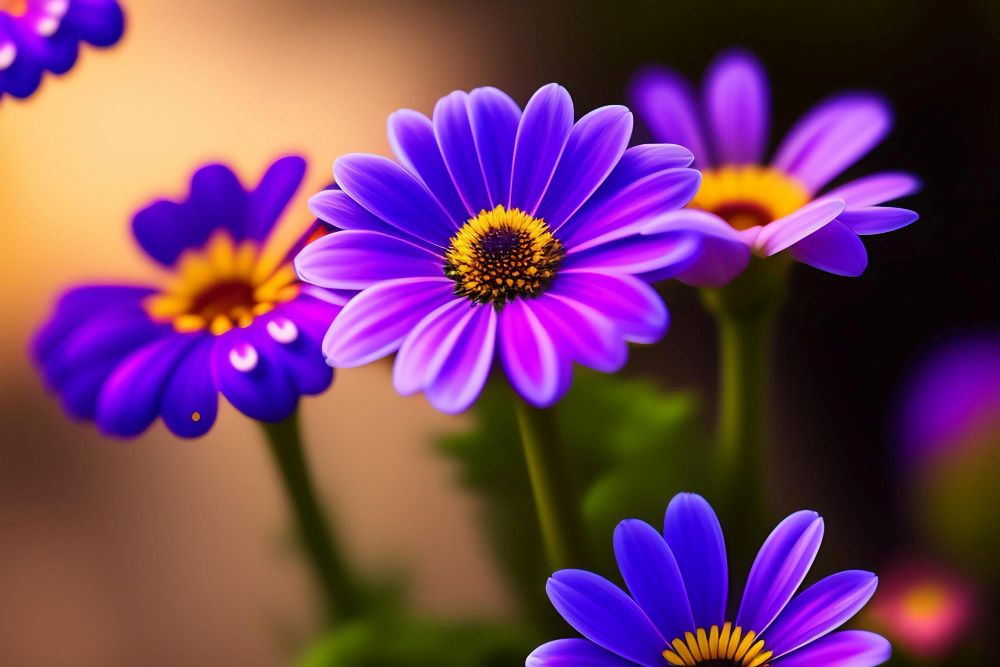
#> input picture Week3_220962105/flower.jpg, 1000 x 667 px
$ python Gaussian_Box.py
#> lines starting #> are read from the running program, lines starting #| are printed output that depends on the picture
import cv2
import numpy as np


def apply_kernel(image, kernel):
    rows, cols = image.shape
    ksize = kernel.shape[0]
    pad = ksize // 2

    padded_image = np.pad(image, ((pad, pad), (pad, pad)), mode='constant', constant_values=0)

    output = np.zeros_like(image, dtype=np.float64)

    for i in range(rows):
        for j in range(cols):
            region = padded_image[i:i + ksize, j:j + ksize]
            output[i, j] = np.sum(region * kernel)

    return output


def box_filter(image, kernel_size):
    box_kernel = np.ones((kernel_size, kernel_size), dtype=np.float64) / (kernel_size * kernel_size)
    return apply_kernel(image, box_kernel)


def gaussian_filter(image, kernel_size, sigma):
    ax = np.arange(-kernel_size // 2 + 1., kernel_size // 2 + 1.)
    xx, yy = np.meshgrid(ax, ax)
    kernel = np.exp(-0.5 * (xx ** 2 + yy ** 2) / sigma ** 2)
    kernel /= np.sum(kernel)
    return apply_kernel(image, kernel)


def main():
    image_path = 'flower.jpg'
    image = cv2.imread(image_path, cv2.IMREAD_GRAYSCALE)
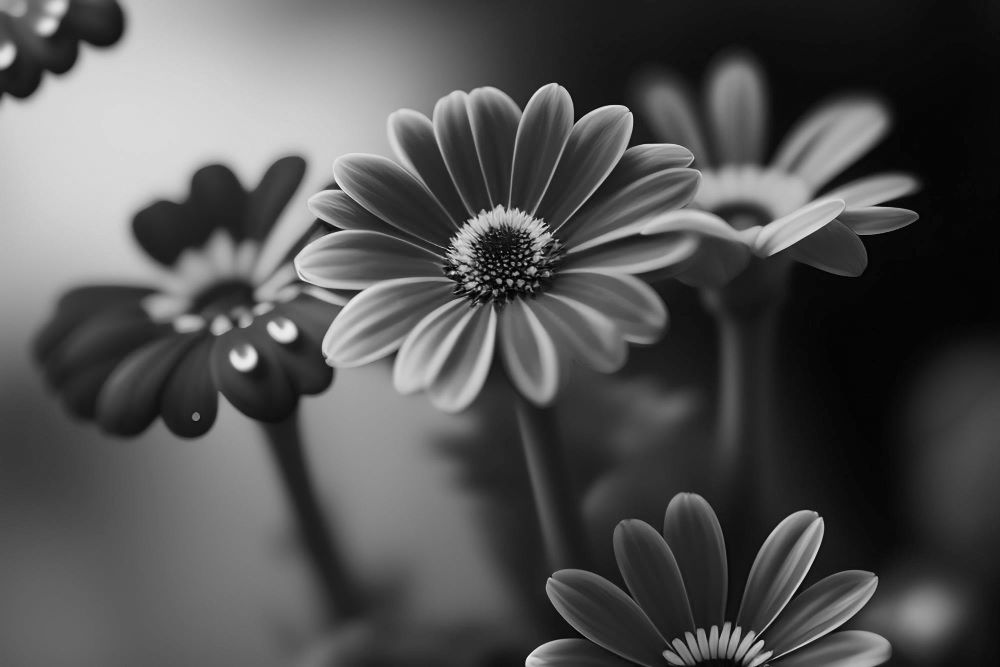
#> image: shape (667, 1000); min 0, max 247, mean 83.1

    if image is None:
        print("Error: Image not found.")
        return

    kernel_size = 5
    sigma = 1.0

    box_filtered_image = box_filter(image, kernel_size)
#> in apply_kernel, `padded_image = np.pad(image, ((pad, pad), (pad, pad)), mode='constant'..`:
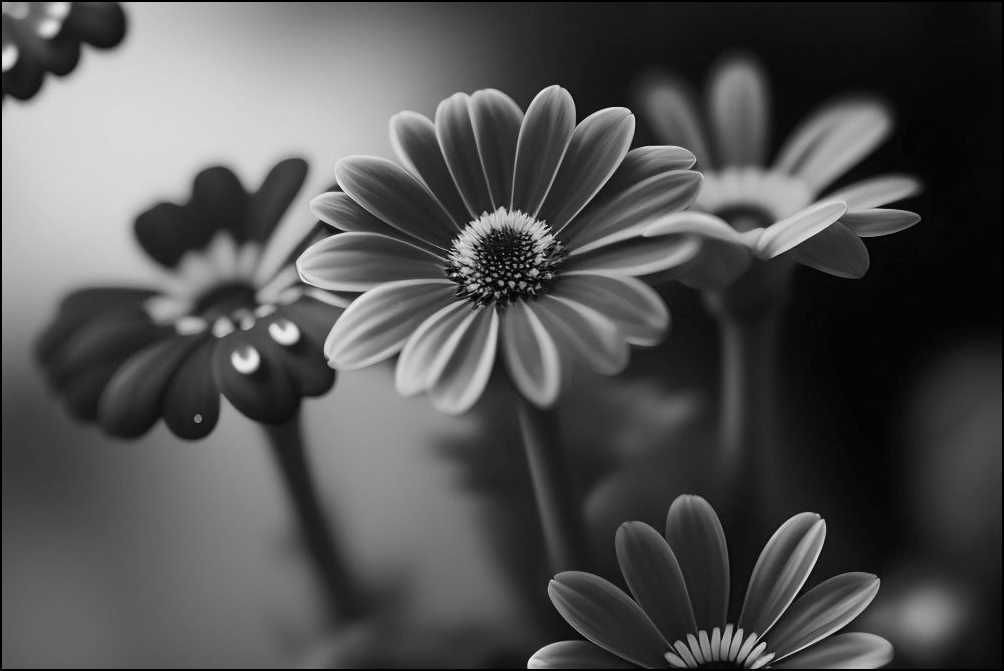
#> padded_image: shape (671, 1004); min 0, max 247, mean 82.3
    gaussian_filtered_image = gaussian_filter(image, kernel_size, sigma)

    box_filtered_image = cv2.normalize(box_filtered_image, None, 0, 255, cv2.NORM_MINMAX).astype(np.uint8)
    gaussian_filtered_image = cv2.normalize(gaussian_filtered_image, None, 0, 255, cv2.NORM_MINMAX).astype(np.uint8)

    cv2.imshow('Original Image', image)
    cv2.imshow('Box Filter Output', box_filtered_image)
    cv2.imshow('Gaussian Filter Output', gaussian_filtered_image)

    cv2.imwrite('box_filtered_image.jpg', box_filtered_image)
    cv2.imwrite('gaussian_filtered_image.jpg', gaussian_filtered_image)

    cv2.waitKey(0)
    cv2.destroyAllWindows()


if __name__ == "__main__":
    main()
